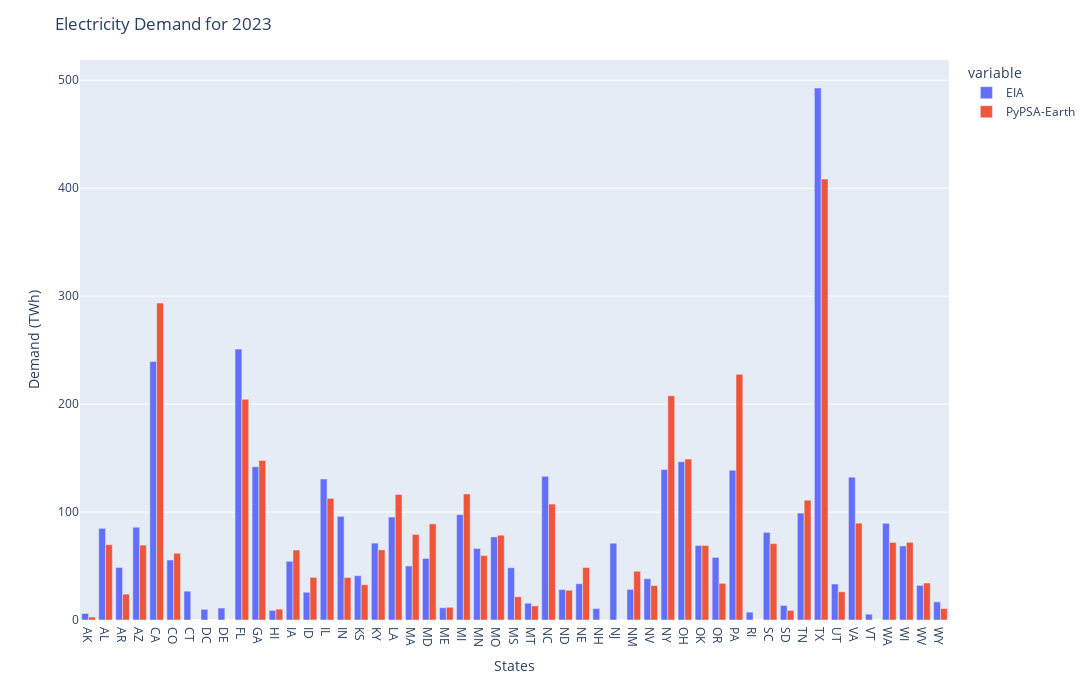

The cell this chart's notebook holds for it:
### Code cell
fig = px.bar(demand_total, barmode='group')
fig.update_layout(width=2000, 
                  height=700, 
                  yaxis_title='Demand (TWh)',
                  xaxis_title='States',
                  title=f'Electricity Demand for {horizon}')
fig.show()

### Figure 1 — Plotly figure (JSON) as saved in the notebook; plotly's stock layout.template omitted (floating-point values rounded to 4 significant figures)
{"data": [{"alignmentgroup": "True", "hovertemplate": "variable=EIA<br>index=%{x}<br>value=%{y}<extra></extra>", "legendgroup": "EIA", "marker": {"color": "#636efa", "pattern": {"shape": ""}}, "name": "EIA", "offsetgroup": "EIA", "orientation": "v", "showlegend": true, "textposition": "auto", "type": "bar", "x": ["AK", "AL", "AR", "AZ", "CA", "CO", "CT", "DC", "DE", "FL", "GA", "HI", "IA", "ID", "IL", "IN", "KS", "KY", "LA", "MA", "MD", "ME", "MI", "MN", "MO", "MS", "MT", "NC", "ND", "NE", "NH", "NJ", "NM", "NV", "NY", "OH", "OK", "OR", "PA", "RI", "SC", "SD", "TN", "TX", "UT", "VA", "VT", "WA", "WI", "WV", "WY"], "xaxis": "x", "y": [6.025, 84.88, 48.65, 85.92, 239.5, 55.57, 26.68, 9.88, 11.08, 250.9, 142.0, 8.927, 54.4, 25.67, 130.6, 96.0, 41.05, 71.22, 95.37, 50.01, 57.03, 11.34, 97.59, 66.22, 76.98, 48.42, 15.51, 133.1, 28.2, 33.57, 10.63, 71.1, 28.35, 38.25, 139.4, 146.6, 68.98, 57.98, 138.7, 7.301, 81.2, 13.51, 99.05, 492.8, 33.34, 132.3, 5.364, 89.55, 68.56, 32.07, 16.79], "yaxis": "y"}, {"alignmentgroup": "True", "hovertemplate": "variable=PyPSA-Earth<br>index=%{x}<br>value=%{y}<extra></extra>", "legendgroup": "PyPSA-Earth", "marker": {"color": "#EF553B", "pattern": {"shape": ""}}, "name": "PyPSA-Earth", "offsetgroup": "PyPSA-Earth", "orientation": "v", "showlegend": true, "textposition": "auto", "type": "bar", "x": ["AK", "AL", "AR", "AZ", "CA", "CO", "CT", "DC", "DE", "FL", "GA", "HI", "IA", "ID", "IL", "IN", "KS", "KY", "LA", "MA", "MD", "ME", "MI", "MN", "MO", "MS", "MT", "NC", "ND", "NE", "NH", "NJ", "NM", "NV", "NY", "OH", "OK", "OR", "PA", "RI", "SC", "SD", "TN", "TX", "UT", "VA", "VT", "WA", "WI", "WV", "WY"], "xaxis": "x", "y": [2.75, 69.78, 23.96, 69.37, 293.6, 61.85, NaN, NaN, NaN, 204.4, 147.8, 10.05, 64.81, 39.47, 112.7, 39.4, 32.73, 64.94, 116.3, 79.24, 89.01, 11.75, 116.7, 59.68, 78.55, 21.57, 13.09, 107.4, 27.56, 48.62, 0.08, NaN, 45.19, 31.93, 207.8, 149.1, 69.07, 33.96, 227.6, NaN, 70.79, 8.87, 111.0, 408.4, 26.16, 89.74, NaN, 71.86, 71.99, 34.26, 10.58], "yaxis": "y"}], "layout": {"barmode": "group", "height": 700, "legend": {"title": {"text": "variable"}, "tracegroupgap": 0}, "margin": {"t": 60}, "title": {"text": "Electricity Demand for 2023"}, "width": 2000, "xaxis": {"anchor": "y", "domain": [0, 1], "title": {"text": "States"}}, "yaxis": {"anchor": "x", "domain": [0, 1], "title": {"text": "Demand (TWh)"}}}}
